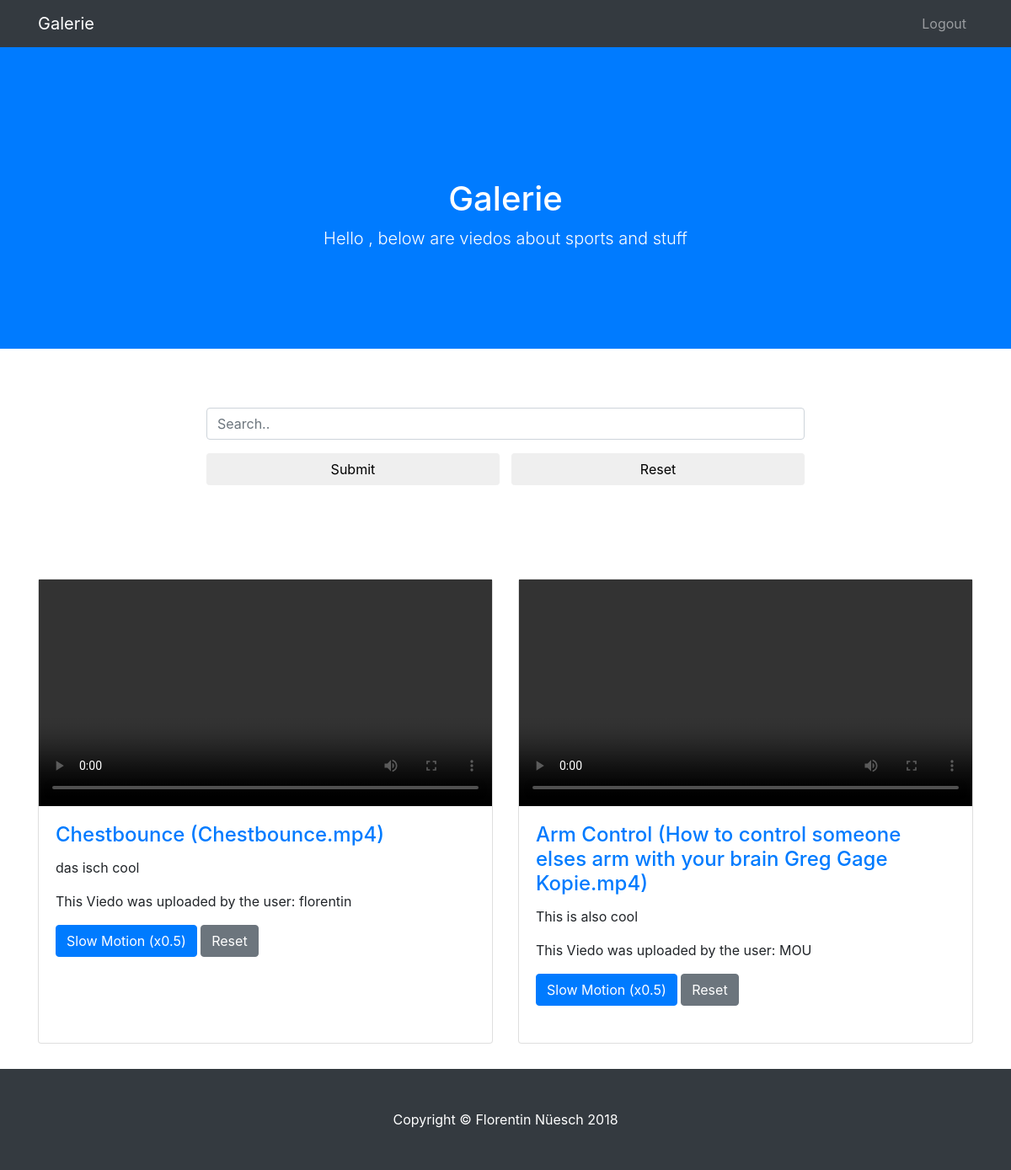
Page /galerie.php on the committed database.
### tables this page shows
CREATE TABLE TVideos (VidNummer INTEGER PRIMARY KEY AUTOINCREMENT, VidName String, VidSchlagwort String, VidBeschreibung String, UsrId String);

### galerie.php (the view, shortened to what this page needs)
<!DOCTYPE html>
<html lang="en">
  <head>
    <link href="vendor/bootstrap/css/bootstrap.min.css" rel="stylesheet">
    <link href="css/scrolling-nav.css" rel="stylesheet">
  </head>
  <body id="page-top">
    <nav class="navbar navbar-expand-lg navbar-dark bg-dark fixed-top" id="mainNav">
      <div class="container">
        <a class="navbar-brand js-scroll-trigger" href="#page-top">Galerie</a>
        <div class="collapse navbar-collapse" id="navbarResponsive">
          <ul class="navbar-nav ml-auto">
            <li class="nav-item">
              <a class="nav-link js-scroll-trigger" href="index.php">Logout</a>
            </li>
          </ul>
        </div>
      </div>
    </nav>
    <header class="bg-primary text-white">
      <div class="container text-center">
        <h1>Galerie</h1>
        <p class="lead">Hello <?php include 'config.php';
        echo $_SESSION["vorname"];?>, below are viedos about sports and stuff</p>
      </div>
    </header>
    <div class="container">
        <div style="text-align: center; font-size: 1.5em; color: #007bff; padding-top: 2%">
        </div>
        <br><br>
        <div class="col-lg-8 mx-auto">
            <form method="post" action="galerie.php">
                <div class="form-group">
                    <input type="text" class="form-control" id="search" placeholder="Search.." name="search">
                </div>
                <button type="submit" style="width: 49%" class="btn btn-default">Submit</button>
                <button type="submit" style="width: 49%; float: right" name="reset" value="reset" class="btn btn-default">Reset</button>
            </form>
        </div>
        <div class="row">
        <?php
        if(isset($_POST['search'])){
            $res = $db->query("SELECT * FROM TVideos where VidSchlagwort LIKE '%$schlagwort%'");
        }else{
            $res = $db->query("SELECT * FROM TVideos");
        }
        while ($dsatz = $res->fetchArray(SQLITE3_ASSOC)) {
            $file = $dsatz["VidName"];
            $beschreibung = $dsatz["VidBeschreibung"];
            $schlagwort = $dsatz["VidSchlagwort"];
            $upUsrId = $dsatz["UsrId"];
            $pfad = "videos/".$file;
        ?>
            <div class="col-lg-6 portfolio-item">
                <div class="card h-100">
                    <video id="<?=$schlagwort;?>" width="100%" height="auto" controls>
                        <source src="<?php echo $pfad; ?>" type="video/mp4">
                        <source src="<?php echo $pfad; ?>" type="video/ogg">
                    </video>
                    <div class="card-body">
                        <h4 class="card-title">
                            <a href="#"><?php echo $schlagwort." (".$file.")"?></a>
                        </h4>
                        <p class="card-text"><?php echo $beschreibung?>
                        <p>This Viedo was uploaded by the user: <?php echo $upUsrId; ?></p></p>
                        <button onclick="setPlaySpeed('<?=$schlagwort;?>')" type="button" class="btn btn-primary">Slow Motion (x0.5)</button>
                        <button onclick="resetPlaySpeed('<?=$schlagwort;?>')" type="button" class="btn btn-secondary">Reset</button><br><br>
                    </div>
                </div>
            </div>
            <?php } ?>
        </div>
    </div>
    <footer class="py-5 bg-dark">
      <div class="container">
        <p class="m-0 text-center text-white">Copyright &copy; Florentin Nüesch 2018</p>
      </div>
    </footer>
  </body>
</html>

### css/scrolling-nav.css (style rules this page uses)
header { padding: 154px 0 100px; }
@media (min-width: 992px) { header { padding: 156px 0 100px; } }
footer { background-color: #343a40; padding-top: 1.5%; padding-bottom: 0.8%; text-align: center; color: white; }
@media (min-width: 992px) { body { padding-top: 56px; } }
.portfolio-item { margin-bottom: 30px; }
.row { padding-top: 10%; }

### rows in the picture
tvideos: VidSchlagwort "Chestbounce", VidName "Chestbounce.mp4", VidBeschreibung "das isch cool", UsrId "florentin"
tvideos: VidSchlagwort "Arm Control", VidName "How to control someone elses arm with your brain Greg Gage Kopie.mp4", VidBeschreibung "This is also cool", UsrId "MOU"
